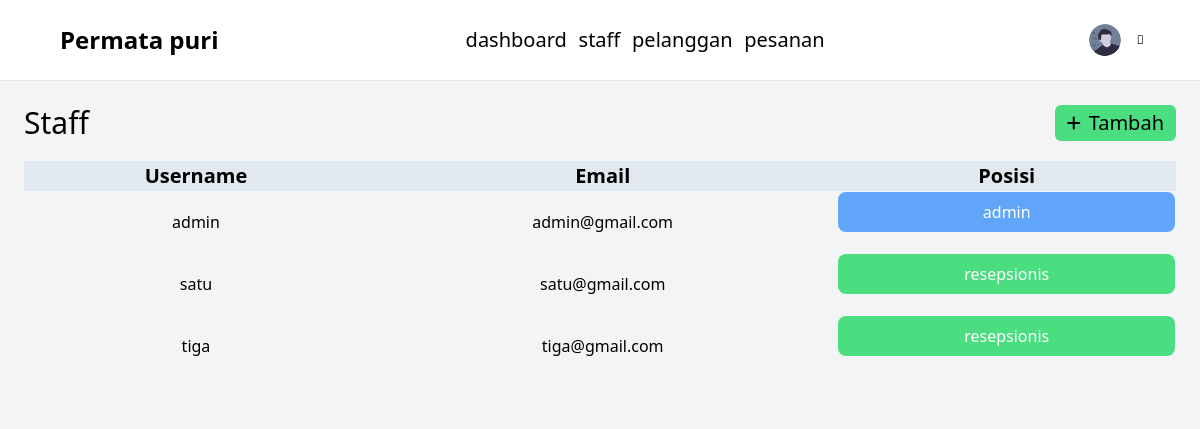
Screenshot of /staff/Staff.php with the database file from the repository.
### tables this page shows
CREATE TABLE `user` (
  `id` int(255) NOT NULL,
  `username` varchar(255) NOT NULL,
  `email` varchar(255) NOT NULL,
  `password` varchar(255) NOT NULL,
  `role` enum('admin','resepsionis','pelanggan') NOT NULL
);

### staff/Staff.php (the view, shortened to what this page needs)
<?php
    require 'funtions.php';
?>
<!DOCTYPE html>
<html lang="en">
<head>
  <script src="https://cdn.tailwindcss.com"></script>
  <link rel="stylesheet" href="https://cdnjs.cloudflare.com/ajax/libs/font-awesome/6.4.0/css/all.min.css">
  <link rel="stylesheet" href="src/input.css" />
</head>
<body class="bg-gray-100">
  <div class="flex items-center bg-white p-6 border-b border-gray-200 px-14">
    <div class="flex-none w-48 flex flex-row items-center mr-[20%]">
      <p class="ml-1 flex-1 text-2xl text-black font-bold">Permata puri</p>
    </div>
    <div class="flex justify-between mr-auto w-[33%]">
      <a href="../home_staff.php" class="text-xl font-medium"> dashboard</a>
      <a href="Staff.php" class="text-xl font-medium"> staff</a>
      <a href="pelanggan.php" class="text-xl font-medium"> pelanggan</a>
      <a href="pesananTr.php" class="text-xl font-medium"> pesanan</a>
    </div>
    <div class="flex justify-end items-center">
      <div class="dropdown relative">
        <button class="menu-btn flex flex-wrap items-center">
          <div class="w-8 h-8 overflow-hidden rounded-full">
            <img class="w-full h-full object-cover" src="../img/user.svg" />
          </div>
          <div class="ml-2 flex">
            <i class="fad fa-chevron-down ml-2 my-auto text-xs leading-none"></i>
          </div>
        </button>
      </div>
    </div>
  </div>
  <div class="bg-gray-100 flex-1 p-6">
    <div>
      <div class="w-full flex justify-between mb-5">
        <p class="text-3xl font-medium ">Staff</p>
        <button onclick="window.location='tambahStaff.php'"
          class="flex bg-green-400 rounded-md px-3 hover:text-white hover:bg-green-800">
          <i class="fa-solid fa-plus stroke-white my-auto mr-2 hover:stroke-black"></i>
          <p class="text-xl m-auto">Tambah</p>
        </button>
      </div>
    </div>
    <table class="table-auto w-full rounded-lg">
      <tr class="bg-slate-200">
        <td class="text-center text-xl font-semibold">Username</td>
        <td class="text-center text-xl font-semibold">Email</td>
        <td class="text-center text-xl font-semibold">Posisi</td>
      </tr>
      <?php
            $qry_staff = mysqli_query($connection,"SELECT * FROM user");
            while($data_staff=mysqli_fetch_array($qry_staff)){
            ?>
      <div class="">
        <tr class="p-3">
          <td class="text-center mb-5">
            <?=$data_staff['username']?>
          </td>
          <td class="text-center mb-5">
            <?=$data_staff['email']?>
          </td>
          <td class="text-center mb-5">
            <?php if($data_staff['role'] == 'admin'){
                          ?>
            <p class="bg-blue-400 text-white text-center mb-5 rounded-lg p-2">
              <?=$data_staff['role']?>
            </p>
            <?php
                          }elseif($data_staff['role'] == 'resepsionis'){
                          ?>
            <p class="bg-green-400 text-white text-center mb-5 rounded-lg p-2">
              <?=$data_staff['role']?>
            </p>
            <?php
                          }
                          ?>
          </td>
        </tr>
      </div>
      <?php
            }
            ?>
    </table>
  </div>
</body>
</html>

### rows the page displays
user: username "admin", email "admin@gmail.com", role "admin"
user: username "satu", email "satu@gmail.com", role "resepsionis"
user: username "tiga", email "tiga@gmail.com", role "resepsionis"
